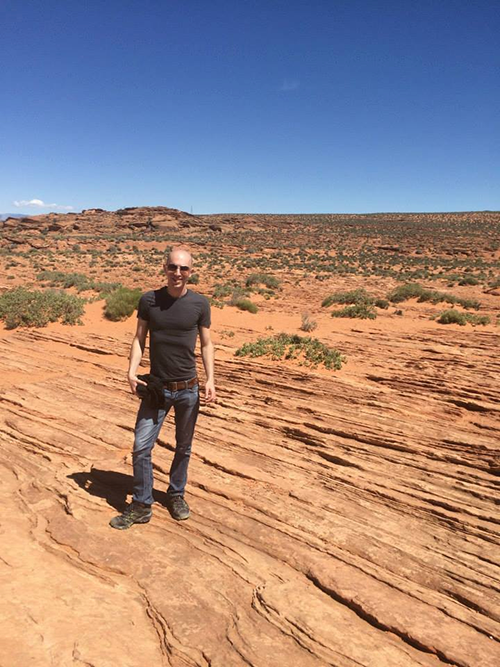
#> input picture Haar_cascade_Face_detection/Face_detection_photo/images/adrian.png, 500 x 667 px
$ python haar_detect_faces.py -f ../cascades/haarcascade_frontalface_default.xml -i images/adrian.png   (older library calls are emulated)
#> lines starting #> are read from the running program, lines starting #| are printed output that depends on the picture; after the words box and inside, x2 and y2 are one past the last pixel; in counts of white or black regions, pixels touching at a corner belong together

# -*- coding: utf-8 -*-

# usage: python haar_detect_faces.py -f ../cascades/haarcascade_frontalface_default.xml -i images/adrian.png

'''
Viola-Jones algorithm  (also known as Haar cascades)

容易 false-positive detection 跟 沒偵測到臉
常常要針對不同的 image 調參數 (it can be a real pain)

'''

from __future__ import print_function
import argparse
import cv2

ap = argparse.ArgumentParser()
# 使用 OpenCV pre-train classifier 的 XML 檔案
ap.add_argument("-f", "--face", required=True, help="Path to where the face cascade resides")
ap.add_argument("-i", "--image", required=True, help="Path to where the image file resides")
args = vars(ap.parse_args())

image = cv2.imread(args["image"])
#> image is the input picture: shape (667, 500, 3); mean B, G, R 128.5, 135.5, 159.5
gray = cv2.cvtColor(image,cv2.COLOR_BGR2GRAY)
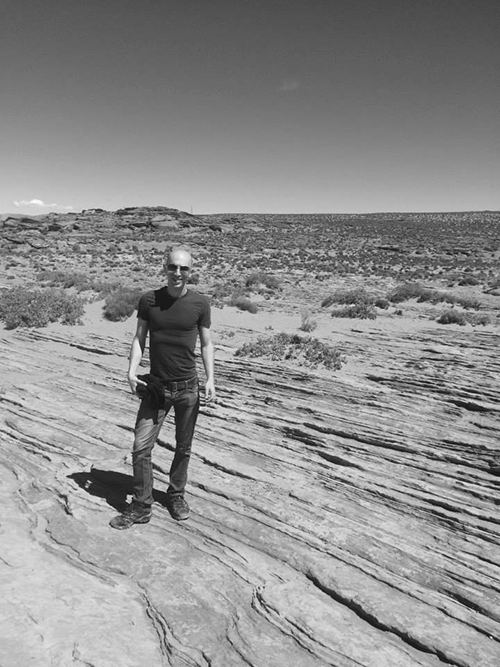
#> gray: shape (667, 500); min 8, max 254, mean 141.9

'''
cv2.CascadeClassifier.detectMultiScale(image[, scaleFactor[, minNeighbors[, flags[, minSize[, maxSize]]]]]) → objects

image : source
scaleFactor     : How much the image size is reduced at each image scale. This value is used to
                    create the scale pyramid. In order to detect faces at multiple scales in the
                    image (some faces may be closer to the foreground, and thus be larger, other
                    faces may be smaller and in the background, thus the usage of varying scales).
                    A value of 1.05 indicates that we are reducing the size of the image by 5%
                    at each level in the pyramid

minNeighbors    : Parameter specifying how many neighbors each candidate rectangle should
                    have to retain it

flags           : Parameter with the same meaning for an old cascade as in the function
                    cvHaarDetectObjects. It is not used for a new cascade

minSize         : Minimum possible object size. Objects smaller than that are ignored

maxSize         : Maximum possible object size. Objects larger than that are ignored


影響結果最明顯的是
1. scaleFactor
    大部份情況下很容易發生 scaleFactor 對這個 image 偵測正常，但對另一個 image 偵測會 false-positive
    或是 miss detection

2. minNeighbors
    有些情況下會是 minNeighbors 導致的

基本上從 scaleFactor 修改，再改 minNeighbors

'''
detector = cv2.CascadeClassifier(args["face"])
# faceRects = detector.detectMultiScale(gray, scaleFactor=1.05, minNeighbors=5, minSize=(30,30), flags = cv2.cv.CV_HAAR_SCALE_IMAGE)
faceRects = detector.detectMultiScale(gray, scaleFactor=1.06, minNeighbors=5, minSize=(30,30), flags = cv2.cv.CV_HAAR_SCALE_IMAGE)
#> faceRects = [[162, 256, 33, 33]]


print("i found %d face(s)" % (len(faceRects)))
#| i found 1 face(s)


for (x, y, w, h) in faceRects:
    cv2.rectangle(image, (x, y), (x+w, y+h), (0, 255, 0), 2)
#> this loop made 1 pass
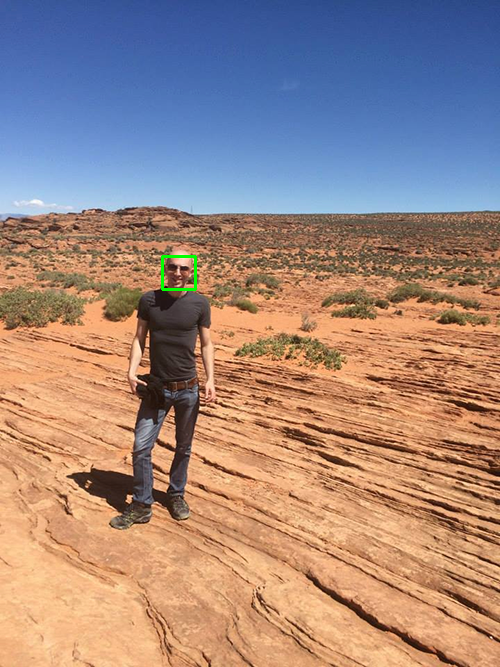
#> image: shape (667, 500, 3); 0.12% of pixels changed, all inside (x1, y1, x2, y2) = (161, 255, 197, 291)

cv2.imshow("Faces", image)
cv2.waitKey(0)
